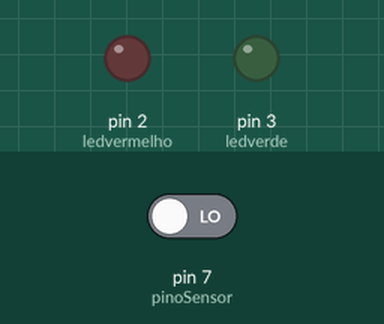
Recording of a sketch running on a simulated Arduino Uno, built with avr-gcc and run on an emulated ATmega328P. Parts: output pins drawn as LEDs (lit = HIGH). The test bench sets the inputs (shaded band); at power-on: pin 7 (pinoSensor) LOW. What the sketch prints to the serial monitor is not drawn.

Above: at 0.1 s.
At 45.6 s:
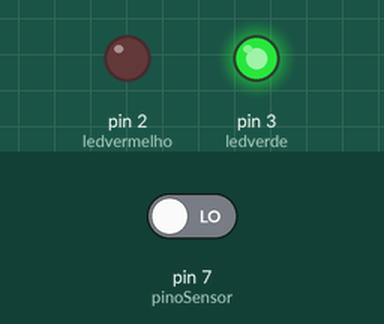
Timing chart, 0 to 47.1 s (numbered marks = the images above):
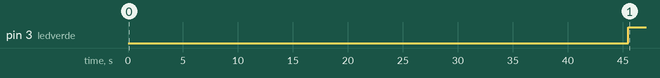

The sketch:

sensor_de_presenca.ino
```cpp
//Declaração de portas digitais aos quais os led e a entrada digital do sensor vão estar conectados.
int ledverde = 3;
int ledvermelho = 2;
int pinoSensor = 7;
//Inicia o sensor em estado 0, ou seja desligado.
int iniciaSensor = 0;
//Variável para calibração do sensor
int calibracao = 45;

void setup() {
Serial.begin(9600);

//Declaração de que os LED's serão usados como saída.
pinMode(ledvermelho,OUTPUT);
pinMode(ledverde,OUTPUT);

pinMode(pinoSensor,INPUT); //E o sensor uma entrada.
Serial.print("Calibrando o sensor...");
for(int i = 0; i < calibracao; i++){
Serial.print(".");
delay(1000);
}
Serial.println("Sensor Ativado");
delay(500);
}

void loop() {
//A cada ciclo, ele faz uma nova leitura do estado do sensor de presença
iniciaSensor = digitalRead(pinoSensor);

Serial.print("Valor do Sensor PIR: ");
Serial.println(iniciaSensor);

////Verificando se ocorreu detecção de movimentos
if (iniciaSensor == 1) {
alarme_on();
} else {
alarme_off();
}
}

void alarme_on() {  //Função que ativa o alarme - Detectou presença, o LED Vermelho fica acende
//E o LED VERDE apaga.
digitalWrite(ledvermelho, HIGH);
digitalWrite(ledverde, LOW);

}
void alarme_off() { //Função que desativa o alarme - N foi detectado presença, o LED Vermelho apaga
//E o LED VERDE acende.
digitalWrite(ledvermelho, LOW);
digitalWrite(ledverde, HIGH);
}
```

Measured:
- by itself, pin 3 (ledverde): LOW → HIGH at 45.5 s
